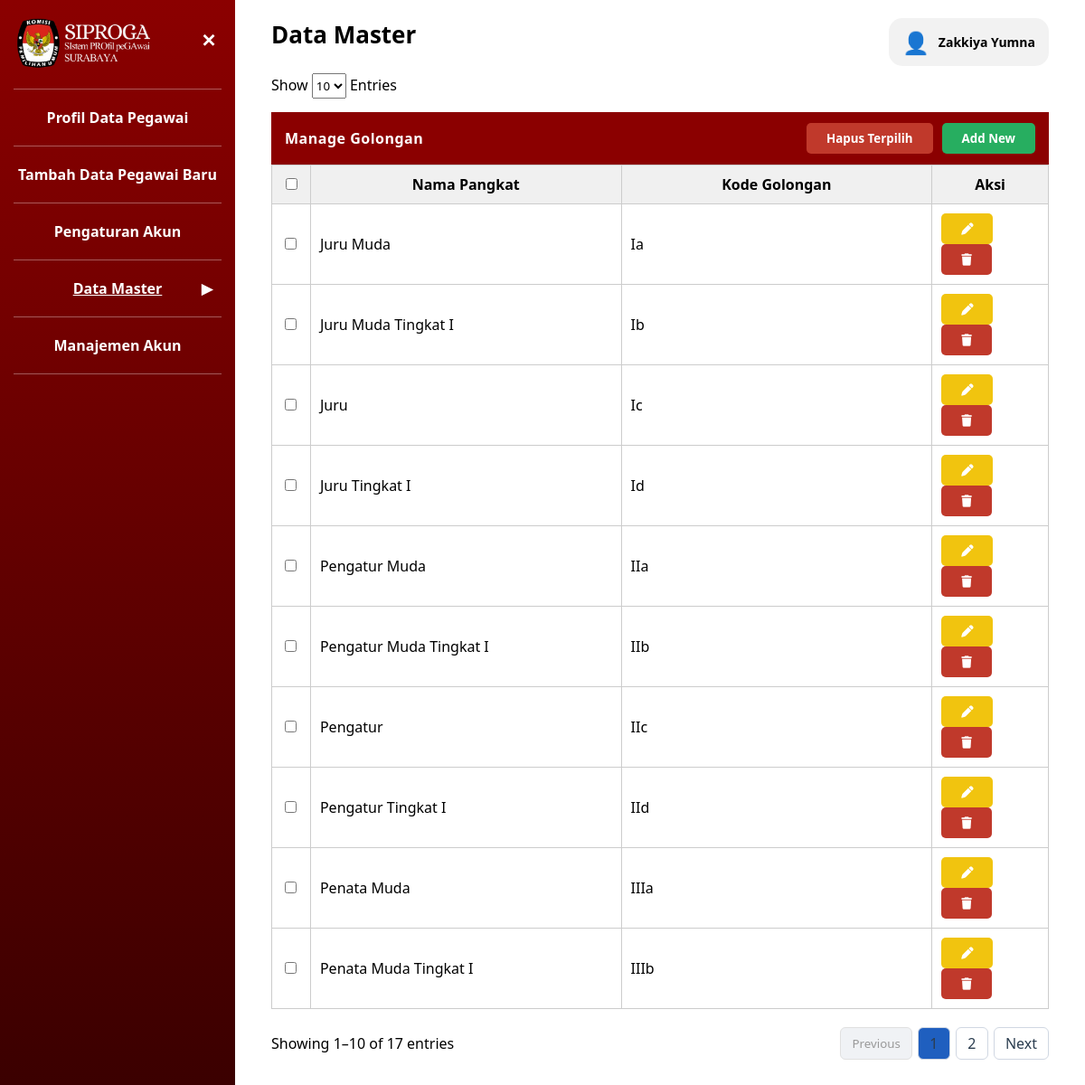
Screenshot of /admin/Admin_DM_Golongan.php (signed in) with the database file from the repository.
### tables this page shows
CREATE TABLE `user` (
  `id_user` int UNSIGNED NOT NULL,
  `nip` char(18) NOT NULL,
  `username` varchar(50) NOT NULL,
  `email` varchar(100) NOT NULL,
  `password` varchar(255) NOT NULL,
  `role` enum('admin','pegawai') NOT NULL DEFAULT 'pegawai',
  `last_login` datetime DEFAULT NULL,
  `is_active` tinyint(1) NOT NULL DEFAULT '1',
  `created_at` timestamp NOT NULL DEFAULT CURRENT_TIMESTAMP
);

CREATE TABLE `pegawai` (
  `nip` char(18) NOT NULL,
  `nama_pegawai` varchar(250) NOT NULL,
  `tempat_lahir` varchar(100) NOT NULL,
  `tanggal_lahir` date NOT NULL,
  `alamat` varchar(100) NOT NULL,
  `tmt_cpns` date DEFAULT NULL,
  `tmt_pns` date DEFAULT NULL,
  `no_telp` varchar(15) NOT NULL,
  `created_at` timestamp NOT NULL DEFAULT CURRENT_TIMESTAMP,
  `updated_at` timestamp NOT NULL DEFAULT CURRENT_TIMESTAMP ON UPDATE CURRENT_TIMESTAMP,
  `id_jenis_kelamin` int UNSIGNED NOT NULL,
  `id_agama` int UNSIGNED NOT NULL,
  `id_status_perkawinan` int UNSIGNED NOT NULL,
  `id_gol` int UNSIGNED NOT NULL,
  `id_unit_kerja` int UNSIGNED NOT NULL,
  `foto` varchar(50) NOT NULL,
  `tipe_karyawan` varchar(10) NOT NULL,
  `instansi` varchar(50) NOT NULL
);

CREATE TABLE `master_golongan` (
  `id_gol` int UNSIGNED NOT NULL,
  `nama_pangkat` varchar(100) NOT NULL,
  `kode_gol` varchar(10) NOT NULL,
  `keterangan` varchar(100) DEFAULT NULL
);

### admin/Admin_DM_Golongan.php (the view, shortened to what this page needs)
<?php
include '../config/koneksi.php';
$nip_session = $_SESSION['nip'];
$stmtAdmin = $conn->prepare("
    SELECT u.username, u.role, p.nama_pegawai
    FROM user u
    JOIN pegawai p ON u.nip = p.nip
    WHERE u.nip = ?
");
$stmtAdmin->bind_param("s", $nip_session);
$stmtAdmin->execute();
$resultAdmin = $stmtAdmin->get_result();
$admin = $resultAdmin->fetch_assoc() ?? [
    'username' => 'Administrator',
    'nama_pegawai' => 'Administrator'
];
$limit = 10;
$page = isset($_GET['page']) ? (int)$_GET['page'] : 1;
$offset = ($page - 1) * $limit;
$totalQuery = mysqli_query($conn, "SELECT COUNT(*) as total FROM master_golongan");
$totalData = mysqli_fetch_assoc($totalQuery)['total'];
$totalPages = ceil($totalData / $limit);
$query = mysqli_query($conn,
    "SELECT id_gol, nama_pangkat, kode_gol
     FROM master_golongan
     ORDER BY id_gol
     LIMIT $limit OFFSET $offset"
);
?>
<!DOCTYPE html>
<html lang="id">
<head>
    <link rel="stylesheet" href="../assets/data_master.css">
    <link rel="stylesheet" href="../assets/style.css" />
    <link rel="stylesheet" href="https://cdnjs.cloudflare.com/ajax/libs/font-awesome/6.5.0/css/all.min.css">
</head>
<body class="role-admin" data-jenis="golongan">
<aside class="sidebar" id="sidebar">
    <div class="logo_siproga">
      <img src="../auth/Logo_Siproga.png">
      <button class="tombol-menu" id="tombolMenu">✕</button>
    </div>
    <hr class="garis-menu">
    <a href="Admin_Profil_Data_Pegawai.php" class="item-menu">
        Profil Data Pegawai
    </a>
    <hr class="garis-menu">
    <a href="Admin_Tambah_Data.php" class="item-menu">
        Tambah Data Pegawai Baru
    </a>
    <hr class="garis-menu">
    <a href="Admin_Pengaturan_Akun.php" class="item-menu">
        Pengaturan Akun
    </a>
    <hr class="garis-menu">
    <div class="item-menu aktif" id="menuDataMaster">
        <span>Data Master</span>
        <span class="panah-menu" id="panahDataMaster">▼</span>
    </div>
    <hr class="garis-menu">
    <a href="Admin_Manajemen_Akun.php" class="item-menu">
      Manajemen Akun
    </a>
    <hr class="garis-menu">
</aside>
<main class="konten">
<h2>Data Master</h2>
<div class="user-profile" id="userProfile">
    <div class="user-info">
        <div class="user-icon">👤</div>
        <div class="user-text">
            <div class="user-name">
                <?= htmlspecialchars($admin['nama_pegawai']); ?>
            </div>
        </div>
    </div>
</div>
<div style="display:flex; justify-content:space-between; align-items:center; margin-bottom:15px;">
    <div>
        Show
        <select id="entriesSelect" style="height:28px;">
            <option value="10" selected>10</option>
        </select>
        Entries
    </div>
</div>
<div class="header-master">
    <span class="judul-master">Manage Golongan</span>
    <div class="header-actions">
        <button type="button"
                class="tombol-hapus"
                onclick="openBulkDeleteModal()">
            Hapus Terpilih
        </button>
        <button type="button"
                class="tombol-tambah"
                onclick="openModal()">
            Add New
        </button>
    </div>
</div>
<form method="POST" id="formBulkDelete">
<table width="100%" class="tabel-master">
    <thead>
        <tr>
            <th width="5%">
                <input type="checkbox" id="checkAll">
            </th>
            <th>Nama Pangkat</th>
            <th>Kode Golongan</th>
            <th width="15%">Aksi</th>
        </tr>
    </thead>
    <tbody>
    <?php
    if (mysqli_num_rows($query) > 0) {
        while ($row = mysqli_fetch_assoc($query)) {
    ?>
    <tr>
        <td>
            <input type="checkbox"
                   name="id_delete[]"
                   value="<?= $row['id_gol']; ?>">
        </td>
        <td><?= htmlspecialchars($row['nama_pangkat']); ?></td>
        <td><?= htmlspecialchars($row['kode_gol']); ?></td>
        <td>
            <button type="button"
                    class="tombol-ubah"
                    onclick="openEditModal(<?= $row['id_gol']; ?>,
                    '<?= htmlspecialchars($row['nama_pangkat']); ?>',
                    '<?= htmlspecialchars($row['kode_gol']); ?>'
                    )">
                <i class="fa-solid fa-pen"></i>
            </button>
            <button type="button"
                    class="tombol-hapus"
                    onclick="openDeleteModal(<?= $row['id_gol']; ?>)">
                <i class="fa-solid fa-trash"></i>
            </button>
        </td>
    </tr>
    <?php
        }
    } else {
        echo "<tr>
                <td colspan='3' style='text-align:center; padding:20px;'>
                    Belum ada data
                </td>
            </tr>";
    }
    ?>
    </tbody>
</table>
<?php
$start = $offset + 1;
$end = min($offset + $limit, $totalData);
?>
<div class="table-footer">
    <div>
        Showing <?= $start ?>–<?= $end ?> of <?= $totalData ?> entries
    </div>
    <div id="pagination">
        <?php if ($page > 1): ?>
            <a href="?page=<?= $page - 1 ?>" class="tombol-previous">Previous</a>
        <?php else: ?>
            <button class="tombol-previous" disabled>Previous</button>
        <?php endif; ?>
        <?php for ($i = 1; $i <= $totalPages; $i++): ?>
            <a href="?page=<?= $i ?>"
               class="tombol-next"
               style="<?= $i == $page ? 'background:#1f5fbf;' : '' ?>">
                <?= $i ?>
            </a>
        <?php endfor; ?>
        <?php if ($page < $totalPages): ?>
            <a href="?page=<?= $page + 1 ?>" class="tombol-next">Next</a>
        <?php else: ?>
            <button class="tombol-next" disabled>Next</button>
        <?php endif; ?>
    </div>
</div>
</main>
</body>
</html>

### assets/data_master.css (style rules this page uses)
* { box-sizing: border-box; font-family: "Segoe UI", Tahoma, sans-serif; }
body { margin: 0; min-height: 100vh; display: flex; background: #ffffff; }
.sidebar { width: 260px; background: linear-gradient(to bottom, #8b0000, #3b0000); color: #fff; padding: 20px 15px; min-height: 100vh; }
.tombol-menu { background: none; border: none; color: #fff; font-size: 22px; cursor: pointer; }
.garis-menu { border: none; border-top: 1px solid rgba(255, 255, 255, 0.35); margin: 12px 0; }
.item-menu { padding: 8px 5px; cursor: pointer; font-weight: bold; text-align: center; position: relative; }
.item-menu.aktif { text-decoration: underline; }
.panah-menu { position: absolute; right: 10px; top: 50%; transform: translateY(-50%); }
.konten { flex: 1; padding: 20px 40px 30px; position: relative; }
.konten h2 { margin: 0 0 25px; font-size: 26px; }
.tabel-master { width: 100%; border-collapse: collapse; table-layout: fixed; }
.tabel-master th, .tabel-master td { border: 1px solid #ccc; padding: 10px; }
.tabel-master th { background: #f0f0f0; }
.header-master { background: #8b0000; color: white; padding: 12px 15px; display: flex; justify-content: space-between; align-items: center; margin-bottom: 0; }
.judul-master { font-weight: 700; font-size: 16px; letter-spacing: 0.5px; }
.header-actions { display: flex; gap: 10px; }
.tombol-ubah { background: #f1c40f; color: #000; border: none; padding: 8px 22px; border-radius: 5px; font-weight: bold; cursor: pointer; }
.tombol-hapus { background: #c0392b; color: #fff; border: none; padding: 8px 22px; border-radius: 5px; font-weight: bold; cursor: pointer; }
.tombol-tambah { background: #27ae60; color: #fff; border: none; padding: 8px 22px; border-radius: 5px; font-weight: bold; cursor: pointer; }
.table-footer { display: flex; justify-content: space-between; align-items: center; margin-top: 20px; }
#pagination { display: flex; align-items: center; gap: 6px; }
#pagination a, #pagination button { min-width: 36px; height: 36px; padding: 0 12px; border-radius: 6px; border: 1px solid #d0d7e2; background: #ffffff; color: #2c3e50; font-weight: 500; text-decoration: none; display: flex; align-items: center; justify-content: center; cursor: pointer; transition: all 0.2s ease; }
#pagination button:disabled { background: #f0f2f5; color: #999; border-color: #e0e0e0; cursor: not-allowed; }

### assets/style.css (style rules this page uses)
* { box-sizing: border-box; font-family: "Segoe UI", Tahoma, sans-serif; }
body { margin: 0; min-height: 100vh; display: flex; background: #ffffff; }
.sidebar { width: 260px; background: linear-gradient(to bottom, #8b0000, #3b0000); color: #fff; padding: 20px 15px; min-height: 100vh; }
.tombol-menu { background: none; border: none; color: #fff; font-size: 22px; cursor: pointer; font-weight: bold; }
.garis-menu { border: none; border-top: 1px solid rgba(255, 255, 255, 0.35); margin: 12px 0; }
.item-menu { padding: 8px 5px; cursor: pointer; font-weight: bold; text-align: center; position: relative; display: block; text-decoration: none; color: white; }
.item-menu.aktif { text-decoration: underline; }
.panah-menu { position: absolute; right: 10px; top: 50%; transform: translateY(-50%); }
.konten { flex: 1; padding: 20px 40px 30px; position: relative; }
.konten h2 { margin: 0 0 25px; font-size: 26px; }
.tombol-ubah { background: #f1c40f; color: #fff; border: none; padding: 8px 22px; border-radius: 5px; font-weight: bold; cursor: pointer; }
.tombol-hapus { background: #c0392b; color: #fff; border: none; padding: 8px 22px; border-radius: 5px; font-weight: bold; cursor: pointer; }
.tombol-tambah { background: #27ae60; color: #fff; border: none; padding: 8px 22px; border-radius: 5px; font-weight: bold; cursor: pointer; }
.user-profile { position: absolute; top: 20px; right: 40px; z-index: 9999; }
.user-info { display: flex; align-items: center; gap: 10px; background: #f2f2f2; padding: 10px 15px; border-radius: 15px; }
.user-icon { font-size: 24px; }
.user-name { font-weight: bold; font-size: 14px; }
.logo_siproga { display: flex; align-items: flex-start; position: relative; }
.logo_siproga img { width: 170px; height: auto; padding-right: 12px; display: block; margin-bottom: 10px; }
.tombol-menu { font-size: 20px; background: none; border: none; color: white; cursor: pointer; position: absolute; right: 0px; top: 10px; }

### rows the page displays
user: nip.nama_pegawai "Zakkiya Yumna"
master_golongan: nama_pangkat "Juru Muda", kode_gol "Ia"
master_golongan: nama_pangkat "Juru Muda Tingkat I", kode_gol "Ib"
master_golongan: nama_pangkat "Juru", kode_gol "Ic"
master_golongan: nama_pangkat "Juru Tingkat I", kode_gol "Id"
master_golongan: nama_pangkat "Pengatur Muda", kode_gol "IIa"
master_golongan: nama_pangkat "Pengatur Muda Tingkat I", kode_gol "IIb"
master_golongan: nama_pangkat "Pengatur", kode_gol "IIc"
master_golongan: nama_pangkat "Pengatur Tingkat I", kode_gol "IId"
master_golongan: nama_pangkat "Penata Muda", kode_gol "IIIa"
master_golongan: nama_pangkat "Penata Muda Tingkat I", kode_gol "IIIb"

### other values shown
$start "1"
$end "10"
$totalData "17"
